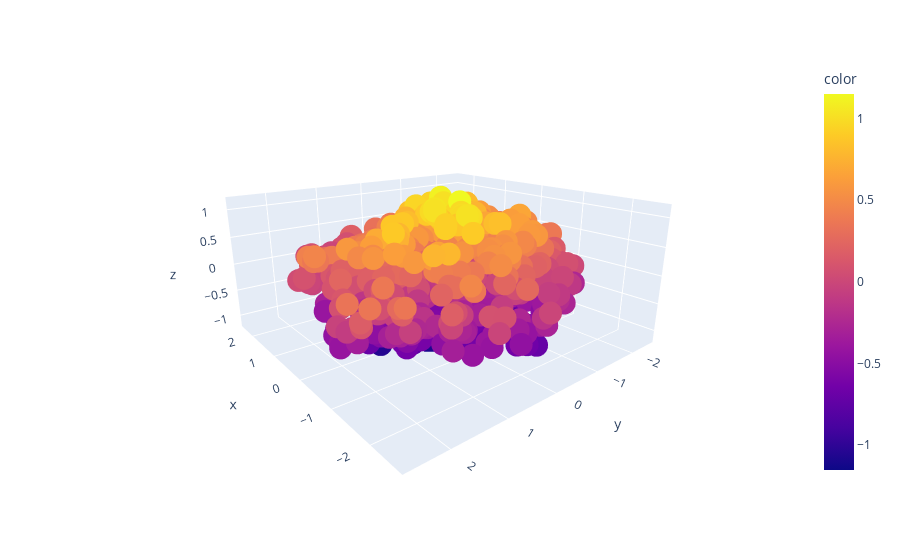

This figure's notebook cell:
### Markdown cell above
### Estimate pointcloud density to enable upsampling

### Code cell
from sklearn.neighbors import KernelDensity

# fit density
X = fin_df[["XP", "YP", "ZP"]].to_numpy()
kde = KernelDensity(bandwidth=0.1, kernel="gaussian").fit(X)

# draw samples
fin_rs = kde.sample(n_samples=1024)


fig = px.scatter_3d(x=fin_rs[:, 0], y=fin_rs[:, 1], z=fin_rs[:, 2], color =fin_rs[:, 2])

fig.update_layout(
             scene=dict(
                 aspectmode='data'
         ))

fig.show()

### Figure 1 — Plotly figure (JSON) as saved in the notebook; plotly's stock layout.template omitted (floating-point values rounded to 4 significant figures; data arrays with more than 128 entries replaced by an {"elided": "..."} marker saying what was removed)
{"data": [{"hovertemplate": "x=%{x}<br>y=%{y}<br>z=%{z}<br>color=%{marker.color}<extra></extra>", "legendgroup": "", "marker": {"color": {"elided": "1024 float values"}, "coloraxis": "coloraxis", "symbol": "circle"}, "mode": "markers", "name": "", "scene": "scene", "showlegend": false, "type": "scatter3d", "x": {"elided": "1024 float values"}, "y": {"elided": "1024 float values"}, "z": {"elided": "1024 float values"}}], "layout": {"autosize": true, "coloraxis": {"colorbar": {"title": {"text": "color"}}, "colorscale": [[0, "#0d0887"], [0.1111, "#46039f"], [0.2222, "#7201a8"], [0.3333, "#9c179e"], [0.4444, "#bd3786"], [0.5556, "#d8576b"], [0.6667, "#ed7953"], [0.7778, "#fb9f3a"], [0.8889, "#fdca26"], [1, "#f0f921"]]}, "legend": {"tracegroupgap": 0}, "margin": {"t": 60}, "scene": {"aspectmode": "data", "aspectratio": {"x": 1.281, "y": 1.309, "z": 0.5964}, "camera": {"center": {"x": 0, "y": 0, "z": 0}, "eye": {"x": -1.599, "y": 1.302, "z": 0.6606}, "projection": {"type": "perspective"}, "up": {"x": 0, "y": 0, "z": 1}}, "domain": {"x": [0, 1], "y": [0, 1]}, "xaxis": {"title": {"text": "x"}, "type": "linear"}, "yaxis": {"title": {"text": "y"}, "type": "linear"}, "zaxis": {"title": {"text": "z"}, "type": "linear"}}}}
